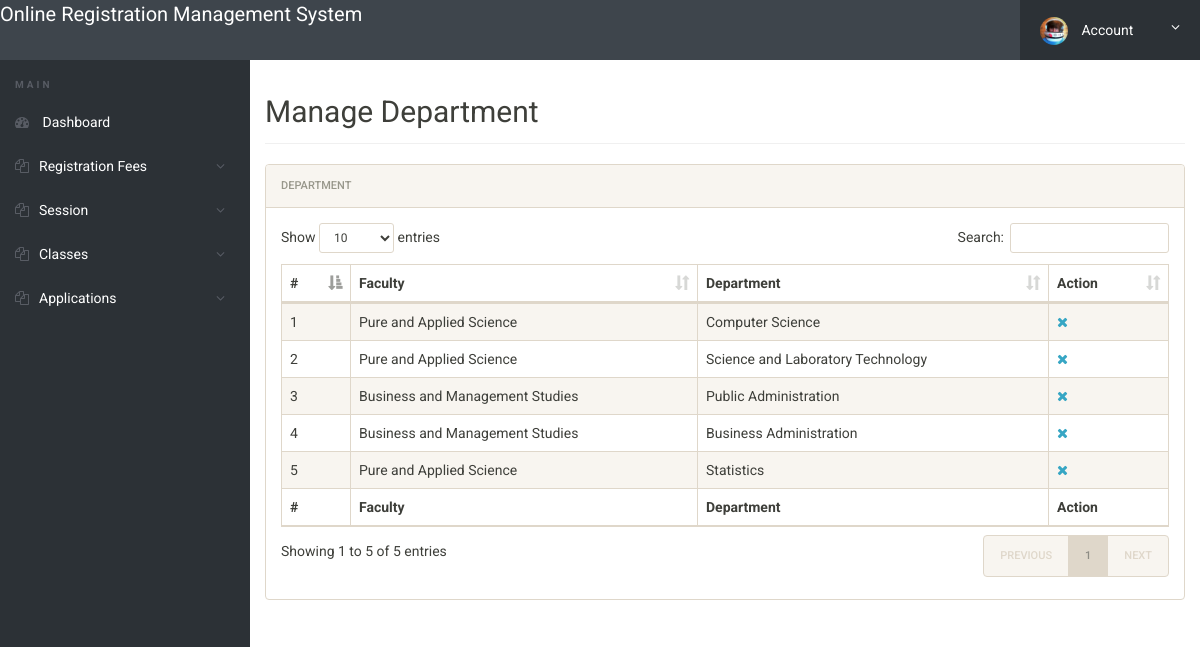
Page /admin/manage-departments.php (signed in) on the committed database.
### tables this page shows
CREATE TABLE `tbldepartment` (
  `Id` int(10) NOT NULL,
  `facultyId` varchar(10) NOT NULL,
  `departmentName` varchar(255) NOT NULL
);

CREATE TABLE `tblfaculty` (
  `Id` int(10) NOT NULL,
  `facultyName` varchar(255) NOT NULL
);

### admin/manage-departments.php (the view, shortened to what this page needs)
<?php
include('includes/config.php');
if(strlen($_SESSION['alogin'])==0)
	{
header('location:index.php');
}
else{
 ?>
<!doctype html>
<html lang="en" class="no-js">
<head>
	<link rel="stylesheet" href="css/font-awesome.min.css">
	<link rel="stylesheet" href="css/bootstrap.min.css">
	<link rel="stylesheet" href="css/dataTables.bootstrap.min.css">
	<link rel="stylesheet" href="css/bootstrap-social.css">
	<link rel="stylesheet" href="css/bootstrap-select.css">
	<link rel="stylesheet" href="css/fileinput.min.css">
	<link rel="stylesheet" href="css/awesome-bootstrap-checkbox.css">
	<link rel="stylesheet" href="css/style.css">
</head>
<body>
	<?php include('includes/header.php');?>
	<div class="ts-main-content">
		<?php include('includes/leftbar.php');?>
		<div class="content-wrapper">
			<div class="container-fluid">
				<div class="row">
					<div class="col-md-12">
						<h2 class="page-title">Manage Department</h2>
						<div class="panel panel-default">
							<div class="panel-heading">Department</div>
							<div class="panel-body">
								<table id="zctb" class="display table table-striped table-bordered table-hover" cellspacing="0" width="100%">
									<thead>
										<tr>
										<th>#</th>
                                            <th>Faculty</th>
                                            <th>Department</th>
											<th>Action</th>
										</tr>
									</thead>
									<tfoot>
										<tr>
										<th>#</th>
											<th>Faculty</th>
                                            <th>Department</th>
											<th>Action</th>
										</tr>
									</tfoot>
									<tbody>
<?php
$cnt=1;
 $ret=mysqli_query($con,"SELECT tbldepartment.Id, tbldepartment.departmentName,tblfaculty.facultyName
        from tbldepartment
        INNER JOIN tblfaculty ON tblfaculty.Id = tbldepartment.facultyId");
if(mysqli_num_rows($ret) > 0 )
{
while ($row=mysqli_fetch_array($ret))
{
?>
										<tr>
											<td><?php echo htmlentities($cnt);?></td>
                                            <td><?php echo htmlentities($row['facultyName']);?></td>
                                            <td><?php echo htmlentities($row['departmentName']);?></td>
                                            <td>
<a href="manage-departments.php?del=<?php echo $row['Id'];?>" onclick="return confirm('Do you want to delete');"><i class="fa fa-close"></i></a></td>
										</tr>
										<?php $cnt=$cnt+1; }} ?>
									</tbody>
								</table>
							</div>
						</div>
					</div>
				</div>
			</div>
		</div>
	</div>
</body>
</html>
<?php } ?>

### admin/css/style.css (style rules this page uses)
html { font-size: 14px; }
@media only screen and (min-width: 480px) { html { font-size: 17px; } }
@media only screen and (min-width: 768px) { html { font-size: 14px; } }
body { font-size: 1em; }
a { color: #37a6c4; }
.panel { overflow: hidden; }
.page-title { padding-bottom: 15px; margin-bottom: 20px; border-bottom: 1px solid #f0f0f0; }
.ts-main-content .content-wrapper { padding-top: 15px; margin-top: 60px; }
@media only screen and (min-width: 992px) { .ts-main-content .content-wrapper { margin-left: 250px; } }

### rows in the picture
tbldepartment: facultyId.facultyName "Pure and Applied Science", departmentName "Computer Science"
tbldepartment: facultyId.facultyName "Pure and Applied Science", departmentName "Science and Laboratory Technology"
tbldepartment: facultyId.facultyName "Business and Management Studies", departmentName "Public Administration"
tbldepartment: facultyId.facultyName "Business and Management Studies", departmentName "Business Administration"
tbldepartment: facultyId.facultyName "Pure and Applied Science", departmentName "Statistics"
